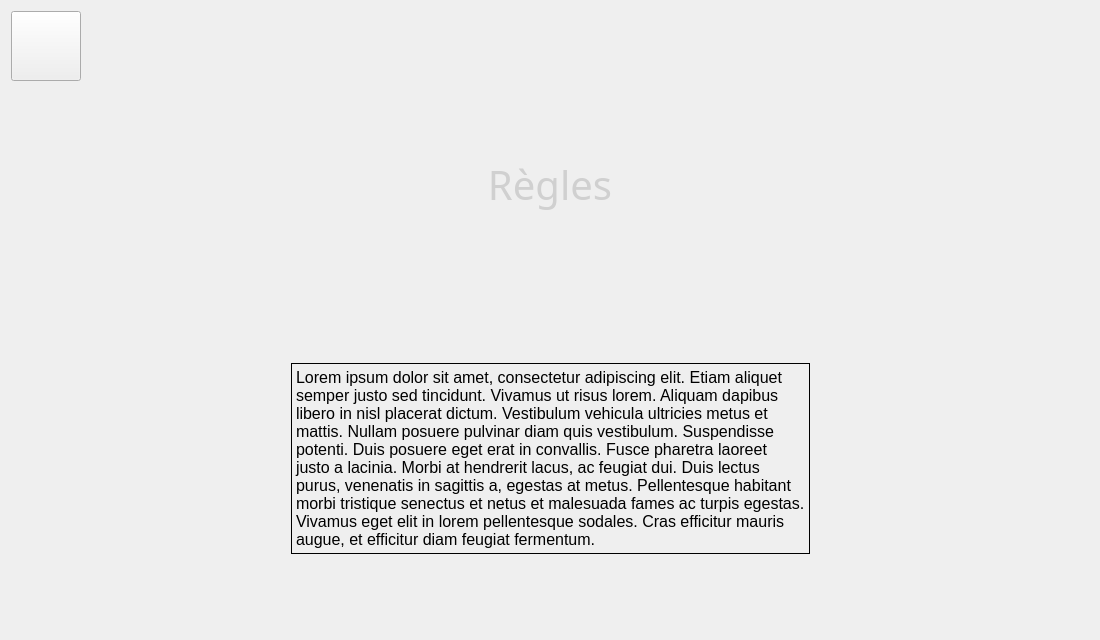
<?xml version="1.0" encoding="UTF-8"?>
<ui version="4.0">
 <class>regles</class>
 <widget class="QWidget" name="regles">
  <property name="geometry">
   <rect>
    <x>0</x>
    <y>0</y>
    <width>1100</width>
    <height>640</height>
   </rect>
  </property>
  <property name="windowTitle">
   <string>Form</string>
  </property>
  <layout class="QVBoxLayout" name="verticalLayout">
   <item>
    <layout class="QHBoxLayout" name="horizontalLayout">
     <item>
      <widget class="QPushButton" name="retour">
       <property name="minimumSize">
        <size>
         <width>70</width>
         <height>70</height>
        </size>
       </property>
       <property name="styleSheet">
        <string notr="true">QPushButton
{
    border-image:url(:/images/icons/button-back.png);
}

QPushButton:hover
{
    border-image:url(:/images/icons/button-back.png);
	background-color:#73a6a0;
	border-radius: 30px;
}</string>
       </property>
       <property name="text">
        <string/>
       </property>
      </widget>
     </item>
     <item>
      <spacer name="horizontalSpacer_5">
       <property name="orientation">
        <enum>Qt::Horizontal</enum>
       </property>
       <property name="sizeHint" stdset="0">
        <size>
         <width>40</width>
         <height>20</height>
        </size>
       </property>
      </spacer>
     </item>
    </layout>
   </item>
   <item>
    <spacer name="verticalSpacer_4">
     <property name="orientation">
      <enum>Qt::Vertical</enum>
     </property>
     <property name="sizeHint" stdset="0">
      <size>
       <width>20</width>
       <height>40</height>
      </size>
     </property>
    </spacer>
   </item>
   <item>
    <layout class="QHBoxLayout" name="horizontalLayout_2">
     <item>
      <spacer name="horizontalSpacer">
       <property name="orientation">
        <enum>Qt::Horizontal</enum>
       </property>
       <property name="sizeHint" stdset="0">
        <size>
         <width>40</width>
         <height>20</height>
        </size>
       </property>
      </spacer>
     </item>
     <item>
      <widget class="QLabel" name="label">
       <property name="minimumSize">
        <size>
         <width>500</width>
         <height>120</height>
        </size>
       </property>
       <property name="maximumSize">
        <size>
         <width>500</width>
         <height>120</height>
        </size>
       </property>
       <property name="font">
        <font>
         <family>sans-serif</family>
         <pointsize>30</pointsize>
         <weight>50</weight>
         <italic>false</italic>
         <bold>false</bold>
        </font>
       </property>
       <property name="styleSheet">
        <string notr="true">border-image:url(:/images/titles/title-frame.png);
font: 30pt sans-serif;
color:#d0d0d0;</string>
       </property>
       <property name="text">
        <string>Règles</string>
       </property>
       <property name="alignment">
        <set>Qt::AlignCenter</set>
       </property>
      </widget>
     </item>
     <item>
      <spacer name="horizontalSpacer_2">
       <property name="orientation">
        <enum>Qt::Horizontal</enum>
       </property>
       <property name="sizeHint" stdset="0">
        <size>
         <width>40</width>
         <height>20</height>
        </size>
       </property>
      </spacer>
     </item>
    </layout>
   </item>
   <item>
    <spacer name="verticalSpacer_6">
     <property name="orientation">
      <enum>Qt::Vertical</enum>
     </property>
     <property name="sizeHint" stdset="0">
      <size>
       <width>20</width>
       <height>40</height>
      </size>
     </property>
    </spacer>
   </item>
   <item>
    <spacer name="verticalSpacer">
     <property name="orientation">
      <enum>Qt::Vertical</enum>
     </property>
     <property name="sizeHint" stdset="0">
      <size>
       <width>20</width>
       <height>40</height>
      </size>
     </property>
    </spacer>
   </item>
   <item>
    <spacer name="verticalSpacer_5">
     <property name="orientation">
      <enum>Qt::Vertical</enum>
     </property>
     <property name="sizeHint" stdset="0">
      <size>
       <width>20</width>
       <height>40</height>
      </size>
     </property>
    </spacer>
   </item>
   <item>
    <layout class="QHBoxLayout" name="horizontalLayout_3">
     <item>
      <spacer name="horizontalSpacer_3">
       <property name="orientation">
        <enum>Qt::Horizontal</enum>
       </property>
       <property name="sizeHint" stdset="0">
        <size>
         <width>40</width>
         <height>20</height>
        </size>
       </property>
      </spacer>
     </item>
     <item>
      <widget class="QLabel" name="label_2">
       <property name="font">
        <font>
         <pointsize>12</pointsize>
        </font>
       </property>
       <property name="styleSheet">
        <string notr="true">border-width: 1px;
border-style: solid;
border-color: black;
</string>
       </property>
       <property name="text">
        <string>Lorem ipsum dolor sit amet, consectetur adipiscing elit. Etiam aliquet 
semper justo sed tincidunt. Vivamus ut risus lorem. Aliquam dapibus 
libero in nisl placerat dictum. Vestibulum vehicula ultricies metus et 
mattis. Nullam posuere pulvinar diam quis vestibulum. Suspendisse 
potenti. Duis posuere eget erat in convallis. Fusce pharetra laoreet 
justo a lacinia. Morbi at hendrerit lacus, ac feugiat dui. Duis lectus 
purus, venenatis in sagittis a, egestas at metus. Pellentesque habitant 
morbi tristique senectus et netus et malesuada fames ac turpis egestas. 
Vivamus eget elit in lorem pellentesque sodales. Cras efficitur mauris 
augue, et efficitur diam feugiat fermentum.</string>
       </property>
       <property name="alignment">
        <set>Qt::AlignLeading|Qt::AlignLeft|Qt::AlignTop</set>
       </property>
      </widget>
     </item>
     <item>
      <spacer name="horizontalSpacer_4">
       <property name="orientation">
        <enum>Qt::Horizontal</enum>
       </property>
       <property name="sizeHint" stdset="0">
        <size>
         <width>40</width>
         <height>20</height>
        </size>
       </property>
      </spacer>
     </item>
    </layout>
   </item>
   <item>
    <spacer name="verticalSpacer_2">
     <property name="orientation">
      <enum>Qt::Vertical</enum>
     </property>
     <property name="sizeHint" stdset="0">
      <size>
       <width>20</width>
       <height>40</height>
      </size>
     </property>
    </spacer>
   </item>
   <item>
    <layout class="QHBoxLayout" name="layoutVideo"/>
   </item>
   <item>
    <spacer name="verticalSpacer_3">
     <property name="orientation">
      <enum>Qt::Vertical</enum>
     </property>
     <property name="sizeHint" stdset="0">
      <size>
       <width>20</width>
       <height>40</height>
      </size>
     </property>
    </spacer>
   </item>
  </layout>
 </widget>
 <resources/>
 <connections/>
</ui>
